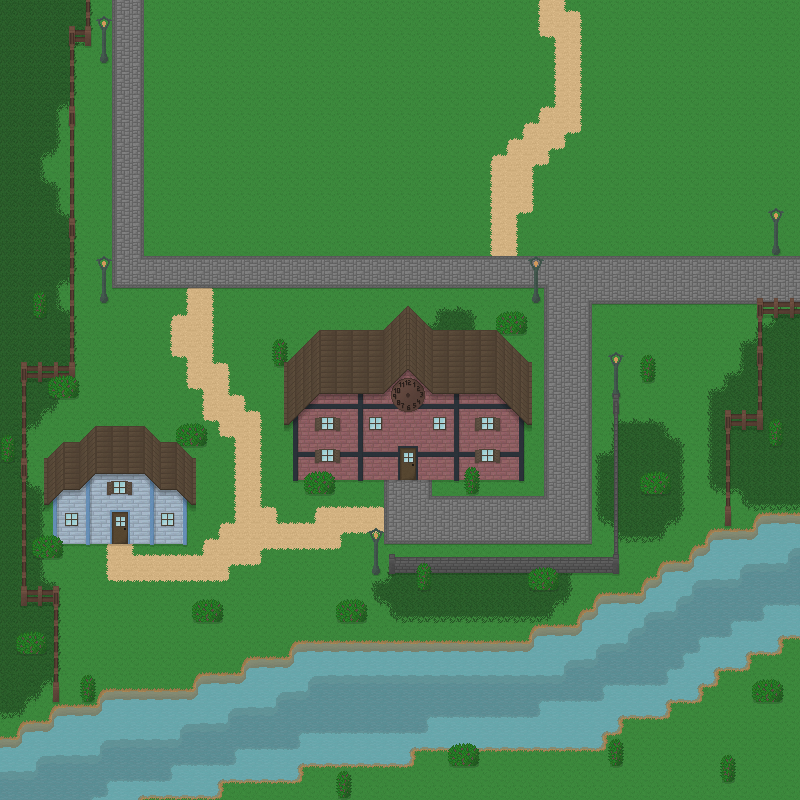

Tiled map render using the project's own tile images. Description and the map definition, with tile-layer contents summarised, below:
An orthogonal 50x50 tile map with 16x16 px tiles, 5 tile layers (Ground, Ground1, Objects, Objects1, ...).

<map version="1.2" tiledversion="1.2.4" orientation="orthogonal" renderorder="right-down" width="50" height="50" tilewidth="16" tileheight="16" infinite="0" nextlayerid="7" nextobjectid="32">
 <tileset firstgid="1" source="Tileset.tsx" />
 <layer id="1" name="Ground" width="50" height="50">
  <data>[2500 cells, 2500 non-empty, 39 distinct tile ids]</data>
 </layer>
 <layer id="2" name="Ground1" width="50" height="50">
  <data>[2500 cells, 334 non-empty, 7 distinct tile ids]</data>
 </layer>
 <layer id="3" name="Objects" width="50" height="50">
  <data>[2500 cells, 407 non-empty, 39 distinct tile ids]</data>
 </layer>
 <layer id="4" name="Objects1" width="50" height="50">
  <data>[2500 cells, 117 non-empty, 36 distinct tile ids]</data>
 </layer>
 <layer id="6" name="Above" width="50" height="50">
  <data>[2500 cells, 223 non-empty, 35 distinct tile ids]</data>
 </layer>
</map>